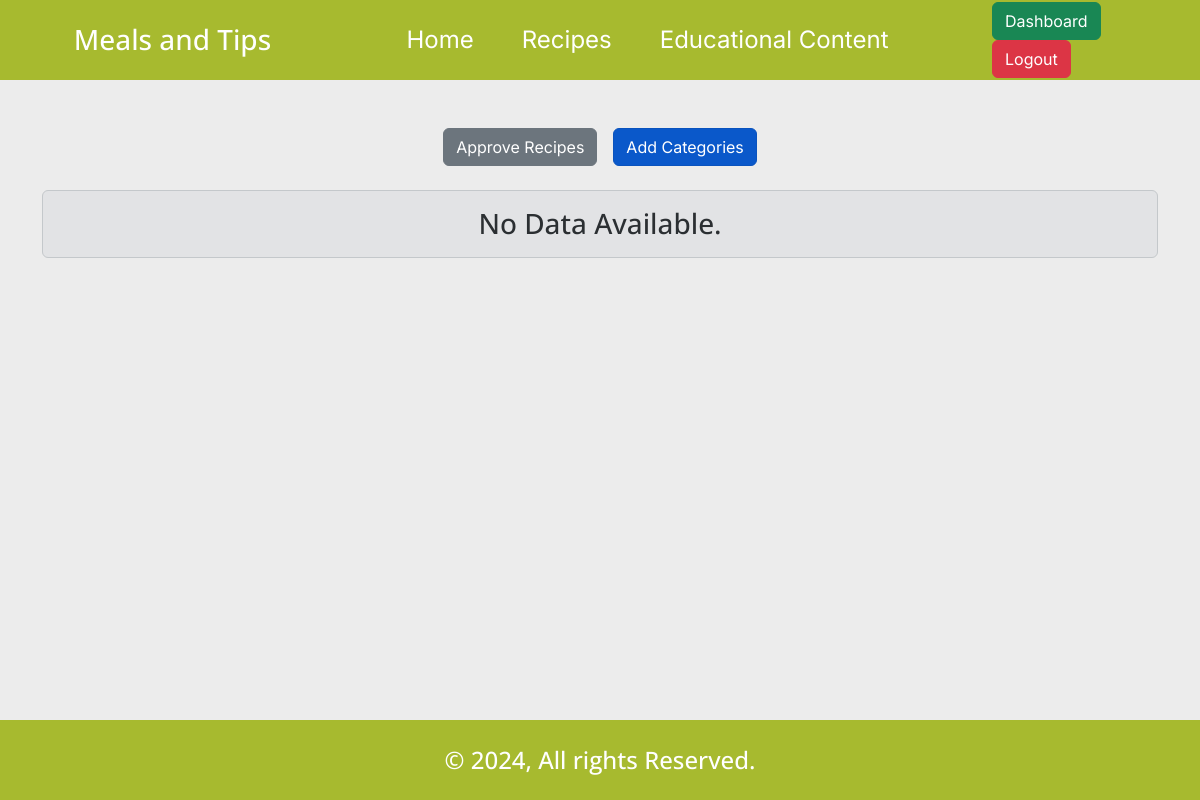
The app's page /adminDashboard.php (signed in), older data.
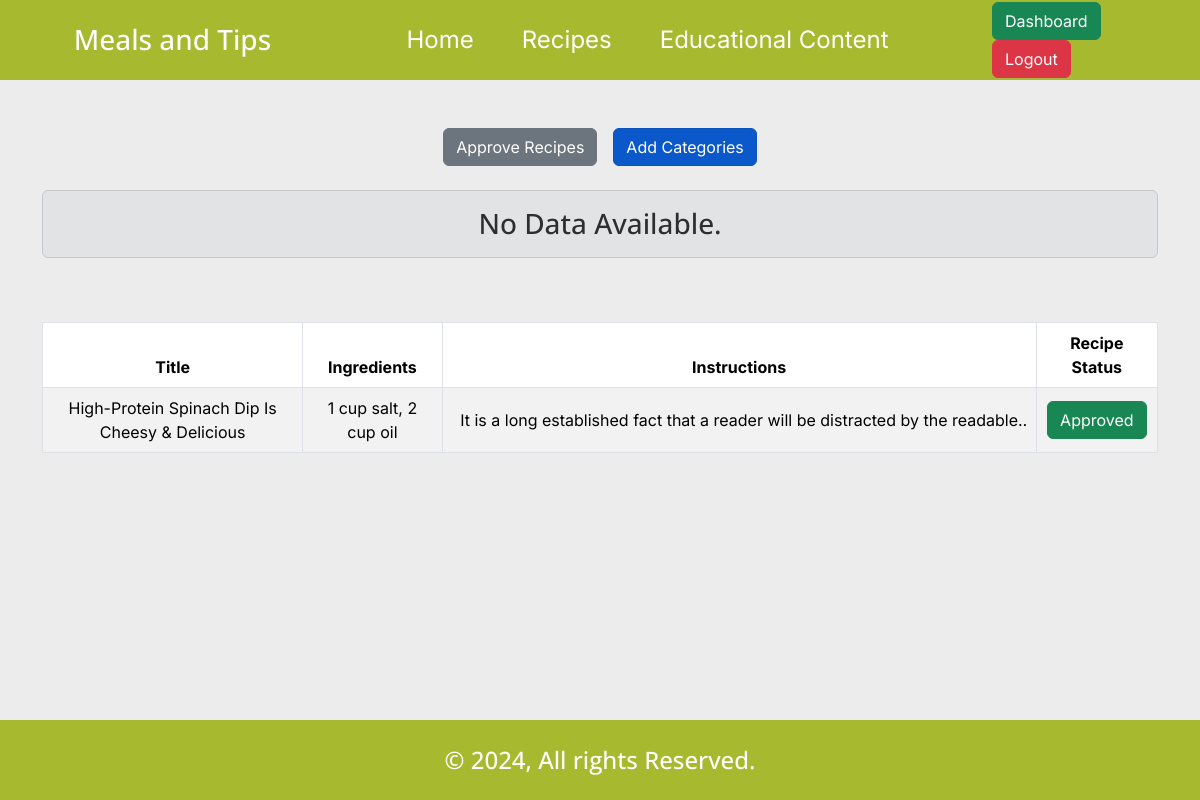
The same page, newer data.
### tables this page shows
CREATE TABLE `recipes` (
  `id` int(11) NOT NULL,
  `recipe_title` varchar(255) NOT NULL,
  `ingredients` text NOT NULL,
  `instructions` text NOT NULL,
  `nutritionist_id` int(11) NOT NULL,
  `cat_id` int(11) NOT NULL,
  `recipe_status` enum('0','1','2') NOT NULL DEFAULT '0',
  `recipe_img` text DEFAULT NULL
);

### core/functions.php (called while the page is built, shortened)
<?php
require_once 'database.php';
function isLoggedin()
{
    return isset($_SESSION['user']) ? true : false;
}

### core/database.php (called while the page is built, shortened)
<?php
include_once 'functions.php';
if (isset($_SESSION['user'])) {
    $userID = $_SESSION['user'];
    $getUserQ = $db->query("SELECT * FROM `users` WHERE `id`='$userID'");
    $userData = mysqli_fetch_object($getUserQ);
    $userRole = $userData->role;
}

### adminDashboard.php (the view, shortened to what this page needs)
<?php
require_once 'core/database.php';
?>
<!DOCTYPE html>
<html lang="en">
<head>
    <?php include 'includes/external_css.php'; ?>
    <link rel="stylesheet" href="css/style.min.css">
</head>
<body id="adminDashboard">
    <?php include_once 'includes/header.php'; ?>
    <div class="container mx-auto mt-5">
        <div class="row">
            <div class="tab-buttons col-12 d-flex gap-3 justify-content-center">
                <a href="#!" class="btn btn-secondary">Approve Recipes</a>
                <a href="#!" class="btn btn-primary active">Add Categories</a>
            </div>
        </div>
        <div class="row content-wrapper">
            <div class="col-12 mx-auto mt-4">
                <div class="row">
                    <div class="col-12 mb-5">
                        <?php
                        $getRecipe_Q = $db->query("CALL `get_recipes_list_in_review`()");
                        if (mysqli_num_rows($getRecipe_Q) > 0):
                        ?>
                            <table id="example" class="align-middle text-center table table-striped table-bordered">
                                <thead>
                                    <tr>
                                        <th>Title</th>
                                        <th>Ingredients</th>
                                        <th>Instructions</th>
                                        <th>Recipe Image</th>
                                        <th>Recipe Status</th>
                                        <th>Action</th>
                                    </tr>
                                </thead>
                                <tbody>
                                    <?php while ($recipe_list = mysqli_fetch_object($getRecipe_Q)): ?>
                                        <tr>
                                            <td><?= $recipe_list->recipe_title ?></td>
                                            <td><?= $recipe_list->ingredients ?></td>
                                            <td><span title="<?= $recipe_list->instructions ?>" class="line-clamp-1"><?= $recipe_list->instructions ?></span>
                                            </td>
                                            <td>
                                                <img class="d-block mx-auto" src="img/recipe/<?= $recipe_list->recipe_img ?>" alt="recipe_img_<?= $recipe_list->recipe_id ?>" width="50" height="50">
                                            </td>
                                            <td>
                                                <?php if ($recipe_list->recipe_status == '0'): ?>
                                                    <span class="btn btn-secondary">in-review</span>
                                                <?php else: ?>
                                                    <span class="btn btn-success">approved</span>
                                                <?php endif; ?>
                                            </td>
                                            <td>
                                                <a href="#!" data-id="<?= $recipe_list->recipe_id ?>" class="btn btn-sm btn-primary btn-update" data-bs-toggle="modal" data-bs-target="#exampleModal">Edit</a>
                                                <a href="#!" data-id="<?= $recipe_list->recipe_id ?>" class="btn btn-sm btn-danger btn-del">Delete</a>
                                            </td>
                                        </tr>
                                    <?php endwhile; ?>
                                </tbody>
                            </table>
                        <?php else: ?>
                            <h3 class="text-center alert alert-secondary">No Data Available.</h3>
                        <?php endif;
                        $db->next_result(); ?>
                    </div>
                    <div class="col-12">
                        <?php
                        $getRecipe1_Q = $db->query("CALL `get_recipes_list_approved`()");
                        if (mysqli_num_rows($getRecipe1_Q) > 0):
                        ?>
                            <table id="example1" class="align-middle text-center table table-striped table-bordered">
                                <thead>
                                    <tr>
                                        <th>Title</th>
                                        <th>Ingredients</th>
                                        <th>Instructions</th>
                                        <th>Recipe Status</th>
                                    </tr>
                                </thead>
                                <tbody>
                                    <?php while ($recipe_list_ = mysqli_fetch_object($getRecipe1_Q)): ?>
                                        <tr>
                                            <td><?= $recipe_list_->recipe_title ?></td>
                                            <td><?= $recipe_list_->ingredients ?></td>
                                            <td><span title="<?= $recipe_list_->instructions ?>" class="line-clamp-1"><?= $recipe_list_->instructions ?></span></td>
                                            <td>
                                                <?php if ($recipe_list_->recipe_status == '0'): ?>
                                                    <span class="btn btn-secondary">In-Review</span>
                                                <?php else: ?>
                                                    <span class="btn btn-success">Approved</span>
                                                <?php endif; ?>
                                            </td>
                                        </tr>
                                    <?php endwhile; ?>
                                </tbody>
                            </table>
                        <?php else: ?>
                        <?php endif;
                        $db->next_result(); ?>
                    </div>
                </div>
            </div>
        </div>
    </div>
    <div class="toast-container position-fixed bottom-0 end-0 p-3">
    </div>
    <?php include_once 'includes/footer.php'; ?>
</body>
</html>

### includes/external_css.php (shortened to what this page needs)
<link href="https://cdn.jsdelivr.net/npm/bootstrap@5.3.3/dist/css/bootstrap.min.css" rel="stylesheet">
<link rel="stylesheet" href="https://cdn.datatables.net/2.1.8/css/dataTables.bootstrap5.css">
<link rel="stylesheet" href="https://cdn.datatables.net/responsive/3.0.3/css/responsive.bootstrap5.css">

### includes/header.php
<header>
    <div class="container mx-auto">
        <div class="row">
            <div class="col-3 d-flex align-items-center justify-content-center">
                <div class="logo">
                    <a href="./" class="text-decoration-none">
                        <h3 class="text-white mb-0"><?= TITLE ?></h3>
                    </a>
                </div>
            </div>
            <div class="col-7 d-flex align-items-center justify-content-center">
                <ul class="nav d-flex gap-5">
                    <li>
                        <a class="fs-4" href="./">Home</a>
                    </li>
                    <li>
                        <a class="fs-4" href="./recipes_list.php">Recipes</a>
                    </li>
                    <li>
                        <a class="fs-4" href="#!">Educational Content</a>
                    </li>
                </ul>
            </div>
            <div class="col-2 d-flex align-items-center justify-content-center">
                <div class="nav-buttons">
                    <?php if (isLoggedin()): ?>
                        <?php if ($userRole == 'admin'): ?>
                            <a href="./adminDashboard.php" class="btn btn-success">Dashboard</a>
                        <?php elseif ($userRole == 'nutritionist'): ?>
                            <a href="./nutritionistDashboard.php" class="btn btn-success">Dashboard</a>
                        <?php endif; ?>
                        <a href="logout.php" class="btn btn-danger">Logout</a>
                    <?php else: ?>
                        <a href="login.php" class="btn btn-primary">Login</a>
                    <?php endif; ?>
                </div>
            </div>
        </div>
    </div>
</header>

### includes/footer.php
<footer>
    <h4 class="text-white text-center mb-0">&copy; <?= date('Y') ?>, All rights Reserved.</h4>
</footer>

Row changes from the older to the newer data that the page shows:
added recipes: recipe_title "High-Protein Spinach Dip Is Cheesy & Delicious", ingredients "1 cup salt, 2 cup oil", instructions "It is a long established fact that a reader will be distracted by the…", recipe_status "Approved"
Text that changed along with them:
text now shown: "Title Ingredients Instructions Recipe Status"
